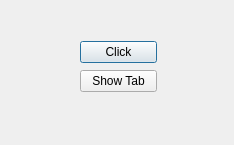
<?xml version="1.0" encoding="UTF-8"?>
<ui version="4.0">
 <class>PluginDialog</class>
 <widget class="QDialog" name="PluginDialog">
  <property name="geometry">
   <rect>
    <x>0</x>
    <y>0</y>
    <width>234</width>
    <height>145</height>
   </rect>
  </property>
  <property name="windowTitle">
   <string>QtPlugin</string>
  </property>
  <property name="windowIcon">
   <iconset resource="resource.qrc">
    <normaloff>:/icons/images/icon.png</normaloff>:/icons/images/icon.png</iconset>
  </property>
  <widget class="QWidget" name="">
   <property name="geometry">
    <rect>
     <x>80</x>
     <y>40</y>
     <width>77</width>
     <height>54</height>
    </rect>
   </property>
   <layout class="QVBoxLayout" name="verticalLayout">
    <item>
     <widget class="QPushButton" name="buttonClick">
      <property name="text">
       <string>Click</string>
      </property>
     </widget>
    </item>
    <item>
     <widget class="QPushButton" name="buttonShowTab">
      <property name="text">
       <string>Show Tab</string>
      </property>
     </widget>
    </item>
   </layout>
  </widget>
 </widget>
 <resources>
  <include location="resource.qrc"/>
 </resources>
 <connections/>
</ui>
